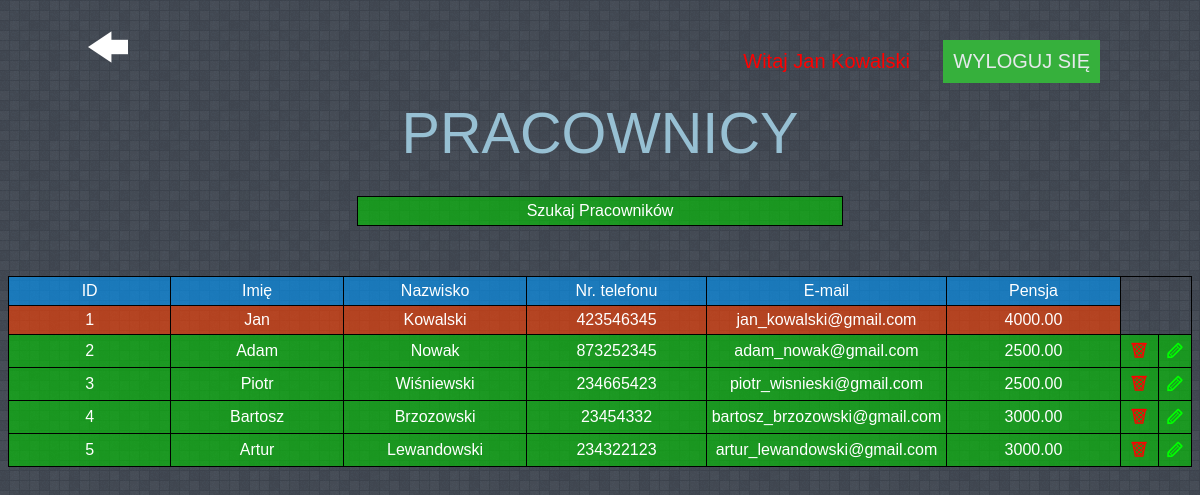
Page /PROJECT/pracownicy.php (signed in) on the committed database.
### tables this page shows
CREATE TABLE `pracownicy` (
  `id_pracownika` int(11) NOT NULL,
  `imie` varchar(30) DEFAULT NULL,
  `nazwisko` varchar(30) DEFAULT NULL,
  `nr_telefonu` varchar(12) NOT NULL,
  `Email` varchar(30) NOT NULL,
  `haslo` varchar(50) NOT NULL,
  `pensja` decimal(10,2) NOT NULL,
  `uprawnienia` varchar(15) NOT NULL
);

### PROJECT/pracownicy.php (the view, shortened to what this page needs)
<!DOCTYPE HTML>
<hmtl>
<head>
<link rel="stylesheet" href="styles/style.css">
<link rel="stylesheet" href="styles/style3.css">
<link rel="stylesheet" href="styles/style4.css">
<link rel="stylesheet" href="styles/fontello/fontello.css">
</head>
<body>
    <div <?php if($_SESSION['uprawnienia']=="pracownik") echo "class='user'"; else echo "class='admin'";  ?>class="user">Witaj <?php echo $_SESSION['imie']." ".$_SESSION['nazwisko'] ?></div></a>
    <a href="panel.php" class="turnBack"><i class="icon-left"></i></a>
  <header>
    <a href="services/logout.php"><div class="rejestracja">WYLOGUJ SIĘ</div></a>
    PRACOWNICY
  </header>
  <section>
    <div class="openSearch">Szukaj Pracowników</div>
    <table>
      <tr id="topTable">
        <td>ID</td>
        <td>Imię</td>
        <td>Nazwisko</td>
        <td>Nr. telefonu</td>
        <td>E-mail</td>
        <td>Pensja</td>
      </tr>
    <?php
    require_once "services/connect.php";
    $conn = new mysqli($host, $db_user, $db_password, $db_name);
    if(isset($_POST)){
  $sql = "SELECT * FROM pracownicy WHERE";
    $sql = substr($sql, 0, strlen($sql)-5);
    }else {
    $sql = "SELECT * FROM pracownicy";
   }
    $result = mysqli_query($conn, $sql);
    if (mysqli_num_rows($result) > 0){
      while($row = mysqli_fetch_assoc($result)){
        echo "<tr ";
              if($row['uprawnienia']=="administrator"){
              echo "class='administrator'";
            }
            echo "><td>" . $row['id_pracownika'] . "</td>
                  <td>" . $row['imie'] . "</td>
                  <td>" . $row['nazwisko'] . "</td>
                  <td>" . $row['nr_telefonu'] . "</td>
                  <td>" . $row['Email'] . "</td>
                  <td>" . $row['pensja'] . "</td>";
                  if($_SESSION['uprawnienia']=="administrator" && $row['uprawnienia'] != "administrator")
                  echo "<td class='deleteRow'>
                  <a href='services/delete_pracownik.php?id=".$row['id_pracownika']."' class='delete'><i class='icon-trash'></i></a>
                  </td><td class='editRow'>
                  <a href='edit_pracownik_form.php?id=".$row['id_pracownika']."
                            &imie=".$row['imie']."
                            &nazwisko=".$row['nazwisko']."
                            &tel=".$row['nr_telefonu']."
                            &email=".$row['Email']."
                            &pensja=".$row['pensja']."
                  ' class='edit'><i class='icon-pencil'></i></a>
                  </td></tr>";
      }
    } else {
      echo "0 result";
    }
    ?>
  </table>
  </section>
</body>
</html>

### PROJECT/styles/style.css (style rules this page uses)
body { background-image: url(../images/random_grey_variations.png); font-family: Verdana, Helvetica, Arial, sans-serif; color: #97c0d3; text-align: center; }
header { margin-top: 100px; font-size: 3.6em; margin-bottom: 30px; }
a { text-decoration: none; color: #e5e9eb; }
.administrator { background-color: rgba(255,64,0,0.6); }
.openSearch { color: #fff; width: 40%; padding: 5px; margin: 0 auto; background-color: rgba(0,204,0,0.6); border: solid 1px #000; }
.rejestracja { text-decoration: none; font-size: 20px; position: fixed; right: 100px; top: 40px; background-color: #36b03c; padding: 10px; }
.admin { color: #f00; text-decoration: none; font-size: 20px; position: fixed; right: 270px; top: 40px; padding: 10px; padding-right: 20px; }
#topTable { background-color: rgba(0,153,255,0.6); }
tr { background-color: rgba(0,204,0,0.6); }
table { color: #fff; border: 1px solid black; border-collapse: collapse; margin: 0 auto; margin-top: 50px; }
td { border: 1px solid #000; padding:5px; width: 200px; }

### PROJECT/styles/style3.css (style rules this page uses)
.edit { float: right; color: #33AA00; }
.delete { float: right; color: #DC6C3B; font-size: 120% }
.icon-trash { color: #ff0000; }
.icon-pencil { color: #00ff00; }
.editRow, .deleteRow { width: 20px; }

### PROJECT/styles/style4.css (style rules this page uses)
.turnBack { color: #fff; text-decoration: none; font-size: 40px; position: fixed; left: 60px; top: 5px; padding: 20px; }

### rows in the picture
pracownicy: id_pracownika "1", imie "Jan", nazwisko "Kowalski", nr_telefonu "423546345", Email "jan_kowalski@gmail.com", pensja "4000.00"
pracownicy: id_pracownika "2", imie "Adam", nazwisko "Nowak", nr_telefonu "873252345", Email "adam_nowak@gmail.com", pensja "2500.00"
pracownicy: id_pracownika "3", imie "Piotr", nazwisko "Wiśniewski", nr_telefonu "234665423", Email "piotr_wisnieski@gmail.com", pensja "2500.00"
pracownicy: id_pracownika "4", imie "Bartosz", nazwisko "Brzozowski", nr_telefonu "23454332", Email "bartosz_brzozowski@gmail.com", pensja "3000.00"
pracownicy: id_pracownika "5", imie "Artur", nazwisko "Lewandowski", nr_telefonu "234322123", Email "artur_lewandowski@gmail.com", pensja "3000.00"
